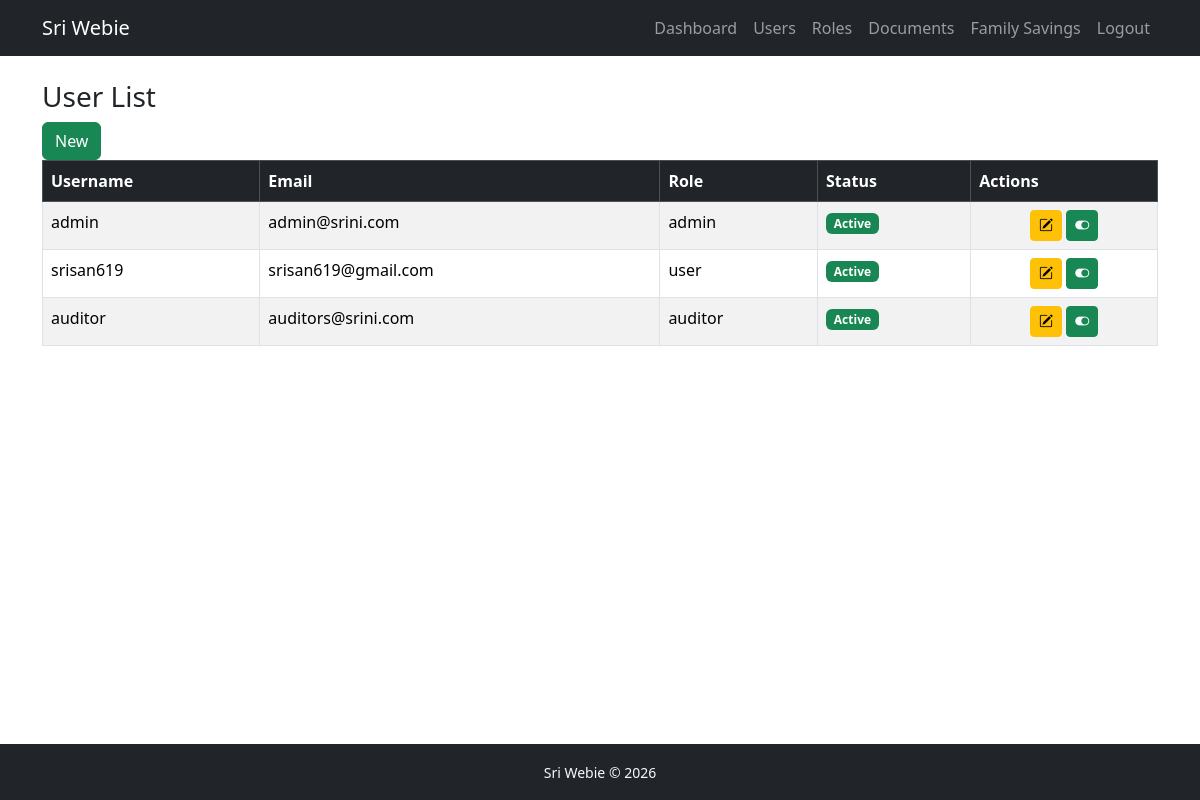
Page /users/ (signed in) on the earlier database version.
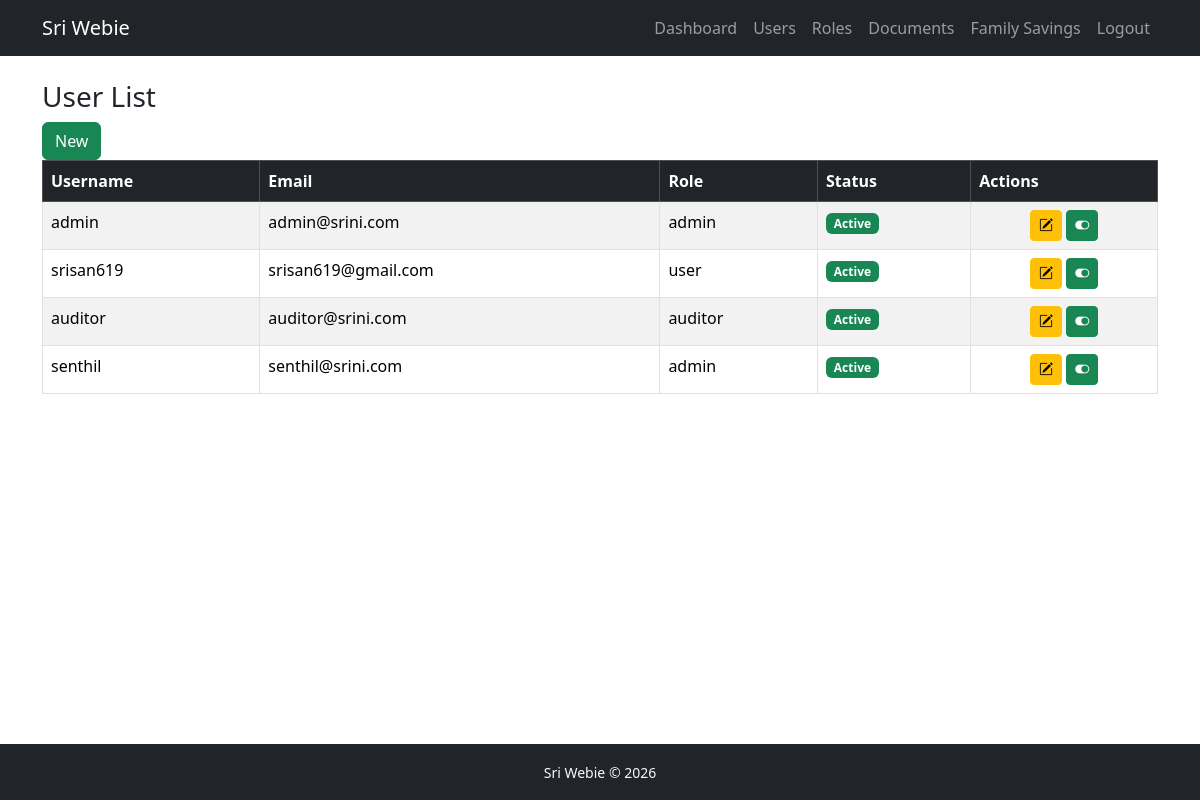
Same page on the later database version.
### users/models.py (models this page shows, shortened)
class User(AbstractUser):
    role = models.ForeignKey(Role, on_delete=models.PROTECT, null=True, blank=True)
    groups = models.ManyToManyField('auth.Group', related_name='custom_user_set', blank=True, help_text='The groups this user belongs to', verbose_name='groups')
    user_permissions = models.ManyToManyField('auth.Permission', related_name='custom_user_set', blank=True, help_text='Specific permissions for this user.', verbose_name='user permissions')

class Role(models.Model):
    role_name =models.CharField(unique=True)
    description = models.TextField()
    def __str__(self):
        return self.role_name
    def __init__(self, *args, **kwargs):
        super().__init__(*args, **kwargs)

### users/views.py (the view)
# urls.py: path('users/', user_list, name="user_list"),
@login_required
def user_list(request):
    if not (is_admin(request.user) or is_auditor(request.user)):
        return HttpResponseForbidden("Access Denied")
    users = User.objects.all()
    return render(request, "users/user_list.html", {"users": users})

### users/views.py (called while the page is built)
def is_admin(user):
    return user.role and user.role.role_name == 'admin'

### users/templates/users/user_list.html (shortened to what this page needs)
{% extends "users/base.html" %}
{% block content %}
    <h3>User List</h3>
    {% if request.user.role.role_name == "admin" %}
        <a href="/users/create/" class="btn btn-success">New</a>
    {% endif %}
    <table class="table table-bordered table-striped">
        <thead class="table-dark">
            <tr>
                <th>Username</th>
                <th>Email</th>
                <th>Role</th>
                <th>Status</th>
                <th>Actions</th>
            </tr>
        </thead>
        <tbody>
            {% for u in users %}
            <tr>
                <td>{{u.username}}</td>
                <td>{{u.email}}</td>
                <td>{{u.role}}</td>
                <td>{% if u.is_active%} <span class="badge bg-success">Active</span> {%else%} <span class="badge bg-secondary">InActive</span> {%endif%}</td>
                <td class="text-center">
                    {% if request.user.role.role_name == "admin" %}
                        <a href="/users/{{u.id}}/edit/" class="btn btn-sm btn-warning"><i class="bi bi-pencil-square"></i></a>
                        {% if u.is_active %}
                            <a href="/users/{{u.id}}/toggle-status" class="btn btn-sm btn-success" title="Deactivate user"><i class="bi bi-toggle-on"></i></a>
                        {%else%}
                            <a href="/users/{{u.id}}/toggle-status" class="btn btn-sm btn-danger" title="Activate user"><i class="bi bi-toggle-off"></i></a>
                        {% endif %}
                    {% endif %}
                </td>
            </tr>
            {% endfor %}
        </tbody>
    </table>
{%endblock%}

Differences in the rows shown:
changed User "auditor": email "auditors@srini.com" → "auditor@srini.com"
added User: username "senthil", email "senthil@srini.com", role "admin", is_active "Active"
